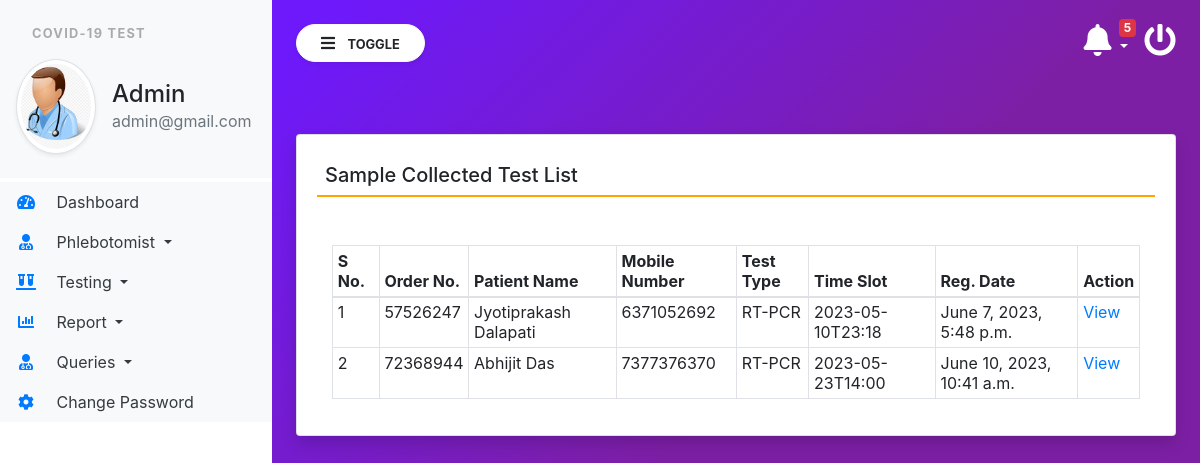
Page /samplecollected (signed in) on the committed database.
### covid/models.py (models this page shows, shortened)
class Testrecord(models.Model):
    OrderNumber = models.CharField(max_length=50, null=True)
    patient = models.ForeignKey(Patients,on_delete=models.CASCADE)
    TestType = models.CharField(max_length=250, null=True)
    TestTimeSlot = models.CharField(max_length=150, null=True)
    ReportStatus = models.CharField(max_length=200, null=True)
    FinalReport = models.FileField(null=True,blank=True)
    ReportUploadTime = models.CharField(max_length=150,null=True)
    RegistrationDate = models.DateTimeField(auto_now_add=True)
    phlebotomist = models.ForeignKey(Phlebotomist,on_delete=models.CASCADE, null=True)
    AssignedTime = models.CharField(max_length=150, null=True)

class Patients(models.Model):
    FullName = models.CharField(max_length=150, null=True)
    MobileNumber = models.CharField(max_length=15, null=True)
    DateOfBirth = models.DateField(null=True)
    GovtIssuedId = models.CharField(max_length=150,null=True)
    GovtIssuedIdNo = models.CharField(max_length=150, null=True)
    FullAddress = models.CharField(max_length=350, null=True)
    State = models.CharField(max_length=200, null=True)
    RegistrationDate = models.DateTimeField(auto_now_add=True)

### covid/views.py (the view)
# urls.py: path('samplecollected',samplecollected, name='samplecollected'),
def samplecollected(request):
    if not request.user.is_authenticated:
        return redirect('admin_login')
    test = Testrecord.objects.filter(ReportStatus='Sample Collected')
    return render(request, 'samplecollected.html', locals())

### covid/templatetags/custom_tag.py (called while the page is built)
@register.filter(name = 'notification')
def notification(obj):
    test  = Testrecord.objects.filter(ReportStatus="Not Processed yet")
    return test

@register.simple_tag()
def notificationcount(*args, **kwargs):
    testcount  = Testrecord.objects.filter(ReportStatus="Not Processed yet").count()
    return testcount

### covid/templates/samplecollected.html
{% extends 'admin_base.html' %}
{% block main  %}
<div class="card shadow mt-5">
    <div class="card-body">
        <h5 class="p-2" style="border-bottom: 2px solid orange;">Sample Collected Test List</h5>
        <div class="container-fluid mt-5">
            <table class="table table-bordered table-sm" id="example">
                <thead>
                <tr>
                    <th>S No.</th>
                    <th>Order No.</th>
                    <th>Patient Name</th>
                    <th>Mobile Number</th>
                    <th>Test Type</th>
                    <th>Time Slot</th>
                    <th>Reg. Date</th>
                    <th>Action</th>
                </tr>
                </thead>
                <tbody>
                  {% for i in test %}
                <tr>
                    <td>{{forloop.counter}}</td>
                    <td>{{i.OrderNumber}}</td>
                    <td>{{i.patient.FullName}}</td>
                    <td>{{i.patient.MobileNumber}}</td>
                    <td>{{i.TestType}}</td>
                    <td>{{i.TestTimeSlot}}</td>
                    <td>{{i.RegistrationDate}}</td>
                    <td><a href="{% url 'viewTestingDtls' i.id %}" class="text-primary">View</a></td>
                </tr>
                  {% endfor %}
                </tbody>
            </table>
        </div>
    </div>
</div>
{% endblock %}

### covid/templates/admin_base.html (shortened to what this page needs)
{% load static %}
{% load custom_tag %}
<html lang="en">
<head>
    <link rel="stylesheet" href="https://maxcdn.bootstrapcdn.com/bootstrap/4.3.1/css/bootstrap.min.css">
    <link rel="stylesheet" href="https://use.fontawesome.com/releases/v5.6.3/css/all.css"
>
    <link rel="stylesheet" type="text/css" href="{% static 'css/sidebar.css' %}">
</head>
<body>
<div class="vertical-nav bg-white" id="sidebar">
    <div class="py-4 px-3 mb-1 bg-light">
        <p class="font-weight-bold text-uppercase px-3 small dashboard-text">Covid-19 Test</p>
        <div class="media d-flex align-items-center">
            <img src="{% static 'images/admin.jpg' %}" width="80" height="80"
                 class="mr-3 rounded-circle img-thumbnail shadow-sm">
            <div class="media-body">
                <h4 class="mb-0">Admin</h4>
                <p class="text-muted mb-0">{{request.user.email}}</p>
            </div>
        </div>
    </div>
    <ul class="nav flex-column bg-white">
        <li class="nav-item">
            <a href="{% url 'admin_home' %}" class="nav-link text-dark bg-light">
                <i class="fas fa-tachometer-alt fa-fw mr-3 text-primary"></i>
                Dashboard
            </a>
        </li>
        <li class="nav-item dropdown">
            <a class="nav-link dropdown-toggle text-dark bg-light" href="#" id="navbardrop" data-toggle="dropdown">
                <i class="fas fa-user-md mr-3 text-primary fa-fw"></i> Phlebotomist
            </a>
        </li>
        <li class="nav-item dropdown">
            <a class="nav-link dropdown-toggle text-dark bg-light" href="#" id="navbardrop" data-toggle="dropdown">
                <i class="fas fa-vials mr-3 text-primary fa-fw"></i> Testing
            </a>
        </li>
        <li class="nav-item dropdown">
            <a class="nav-link dropdown-toggle text-dark bg-light" href="#" id="navbardrop" data-toggle="dropdown">
                <i class="fas fa-chart-bar mr-3 text-primary fa-fw"></i> Report
            </a>
        </li>
        <li class="nav-item dropdown">
            <a class="nav-link dropdown-toggle text-dark bg-light" href="#" id="navbardrop" data-toggle="dropdown">
                <i class="fas fa-user-md mr-3 text-primary fa-fw"></i> Queries
            </a>
        </li>
        <li class="nav-item">
            <a href="{% url 'changePassword' %}" class="nav-link text-dark bg-light">
                <i class="fas fa-cog mr-3 text-primary fa-fw"></i>
                Change Password
            </a>
        </li>
    </ul>
</div>
<div class="page-content p-4" id="content">
    <a href="/logout" title="logout" class="float-right text-white"><i class="fas fa-power-off fa-2x"></i></a>
    <div class="container">
        <div class="dropdown">
    <a href="" class="float-right text-white pr-3 dropdown-toggle" id="menu1" data-toggle="dropdown"><span class="badge badge-danger">{% notificationcount %}</span><i class="fas fa-bell fa-2x"> </i>
    </a>
    </div>
        </div>
    <button id="sidebarCollapse" type="button" class="btn btn-light bg-white rounded-pill shadow-sm px-4 mb-4">
        <i class="fas fa-bars mr-2"></i>
        <small class="text-uppercase font-weight-bold">Toggle</small>
    </button>
    {% block main %}
    {% endblock %}
</div>
</body>
</html>

### covid/static/css/sidebar.css (style rules this page uses)
body { background-image : linear-gradient(135.9deg,rgba(109,25,252,1) 16.4%,rgba(125,31,165,1) 56.1%); min-height:100vh; }
.vertical-nav { min-width : 17rem; width : 17rem; height:100vh; position:fixed; top:0; left:0; transition: all 0.4s; }
.page-content { width:calc(100% - 17rem); margin-left:17rem; transition:all 0.4s; }
.dashboard-text { letter-spacing : 0.1em; color : #aaa; }
.badge { position: absolute; top: -5px; right: 25px; }

### rows in the picture
Testrecord: OrderNumber "57526247", patient.FullName "Jyotiprakash Dalapati", patient.MobileNumber "6371052692", TestType "RT-PCR", TestTimeSlot "2023-05-10T23:18", RegistrationDate "June 7, 2023, 5:48 p.m."
Testrecord: OrderNumber "72368944", patient.FullName "Abhijit Das", patient.MobileNumber "7377376370", TestType "RT-PCR", TestTimeSlot "2023-05-23T14:00", RegistrationDate "June 10, 2023, 10:41 a.m."

### other values in the picture
{{ request.user.email }} "admin@gmail.com"
